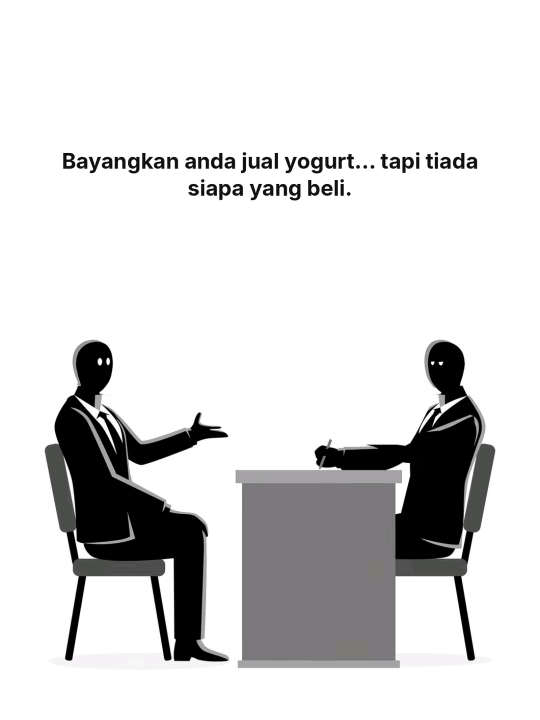
#> input picture yogurt-carousel-bm/slide_1.png, 1080 x 1440 px, given in place of 9.png, which was not available (shown at 1/2 size)
$ python gen2.py ..
#> lines starting #> are read from the running program, lines starting #| are printed output that depends on the picture; after the words box and inside, x2 and y2 are one past the last pixel; in counts of white or black regions, pixels touching at a corner belong together
#> further down, im is the input picture: PIL image 1080x1440 RGB; mean R, G, B 217.4, 217.2, 217.4
import sys
from PIL import Image, ImageDraw, ImageFont, ImageFilter
import numpy as np
S = sys.argv[1]
B = '/usr/share/fonts/opentype/inter/Inter-Bold.otf'
SB = '/usr/share/fonts/opentype/inter/Inter-SemiBold.otf'
MD = '/usr/share/fonts/opentype/inter/Inter-Medium.otf'

def med(a, box):
    x0, y0, x1, y1 = box
    return tuple(int(v) for v in np.median(a[y0:y1, x0:x1].reshape(-1, 3), axis=0))

def ctext(d, cx, cy, s, font, fill):
    w = d.textlength(s, font=font); bb = font.getbbox(s)
    d.text((cx - w / 2, cy - (bb[1] + bb[3]) / 2), s, font=font, fill=fill)

# [21 lines left out: functions offers, price, not called in this run]

# slide: (blank_until, title, size, extra)
SL = {
 9: (340, "Itulah framing effect. Orang beli cara ia disampaikan.", 44, None),
 10: (430, "Apa lagi?", 60, None),
 11: (330, "Beg dan jam tangan RM49. Atau beg RM49, jam tangan PERCUMA?", 44, offers),
 12: (430, "Jam percuma la. Mestilah.", 48, None),
 13: (430, "Harga sama. Barang sama.", 48, None),
 14: (430, "Tapi 'percuma' rasa lebih untung.", 46, None),
 15: (430, "Itulah bundle pricing.", 48, None),
 16: (430, "Dan yang terakhir?", 52, None),
 17: (330, "Butang tulis 'beli sekarang'. Anda terus beli?", 44, lambda im: price(im, False)),
 18: (430, "Tak. Nanti-nanti la beli.", 48, None),
 19: (330, "Sekarang tulis 'tinggal 3 lagi'.", 48, lambda im: price(im, True)),
 20: (430, "…saya beli sekarang juga.", 48, None),
 21: (430, "Kenapa?", 60, None),
 22: (430, "Sebab takut terlepas.", 48, None),
 23: (340, "Scarcity. Takut terlepas (FOMO) buat orang cepat bertindak.", 44, None),
 24: (340, "Jadi produk tak pernah berubah. Cuma cara saya sampaikan.", 44, None),
 25: (480, "Follow untuk lagi!", 56, None),
}
TEXTY = {11: 215, 17: 215, 19: 215, 25: 350}

# [7 lines left out: function wrap, not called in this run]

def layer(im, i):
#> called with i = 9
    L = im.convert('L')
    m = L.point(lambda v: 255 if v > 212 else 0)
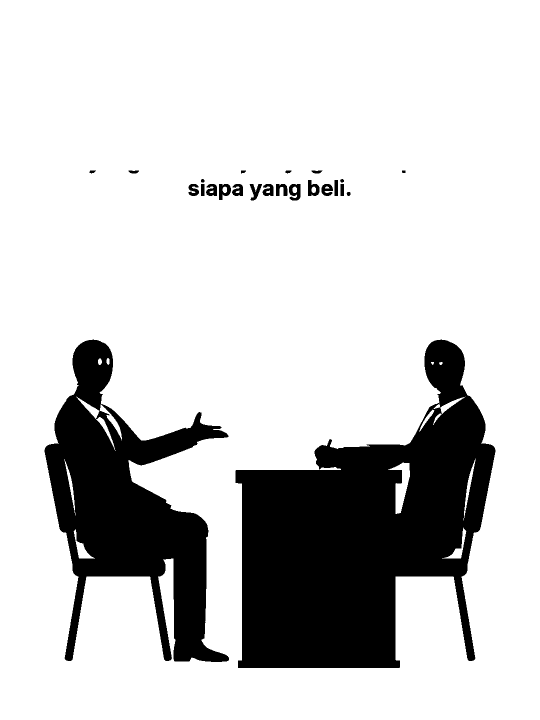
#> m: PIL image 1080x1440 L (shown at 1/2 size); 80.7% white; 24 black regions, largest, box (x1, y1, x2, y2) and area: (471, 679, 991, 1336) 192634, (89, 679, 458, 1324) 101565, (578, 368, 601, 401) 533
    seeds = [(0, 0), (1099, 0), (0, 1463), (1099, 1463), (550, 5), (5, 700), (1094, 700)]
    for seed in seeds:
        if m.getpixel(seed) == 255: ImageDraw.floodfill(m, seed, 128)
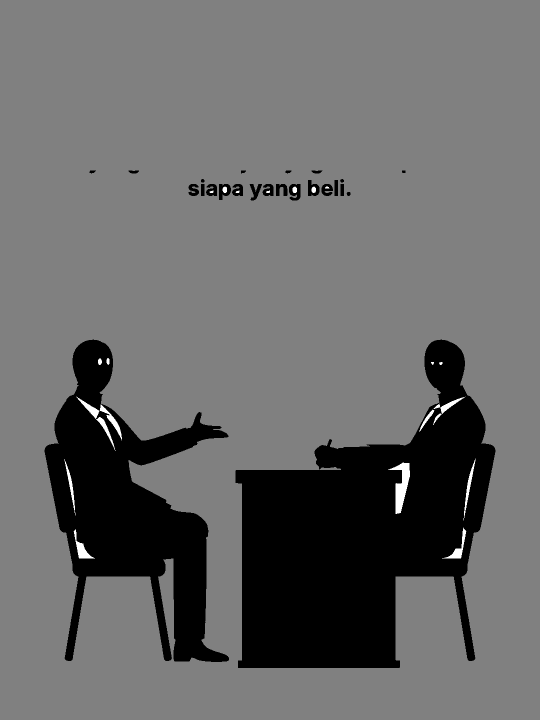
#> m: PIL image 1080x1440 L (shown at 1/2 size); min 0, max 255, mean 103.9
    if i not in (11, 17, 19, 25):
        for (x0, x1, y0, y1) in [(760, 830, 1150, 1460), (225, 270, 1100, 1460)]:
            for y in range(y0, y1, 6):
                for x in range(x0, x1):
                    if m.getpixel((x, y)) == 255: ImageDraw.floodfill(m, (x, y), 128)
    arr = np.array(m)
    return arr

# [30 lines left out: functions to_rgba, pockets, not called in this run]

for i, (blank, title, size, extra) in SL.items():
    im = Image.open(f'{S}/crop2/{i}.png').convert('RGB')
    d = ImageDraw.Draw(im)
    d.rectangle((0, 0, 1100, blank), fill='white')
    d.line((1098, 0, 1098, 1464), fill='white', width=6)
    if extra: extra(im)
    # video layer
#> (the run stopped early here; a loop or call above may not have finished)

$ run again, on yogurt-carousel-bm/slide_11.png
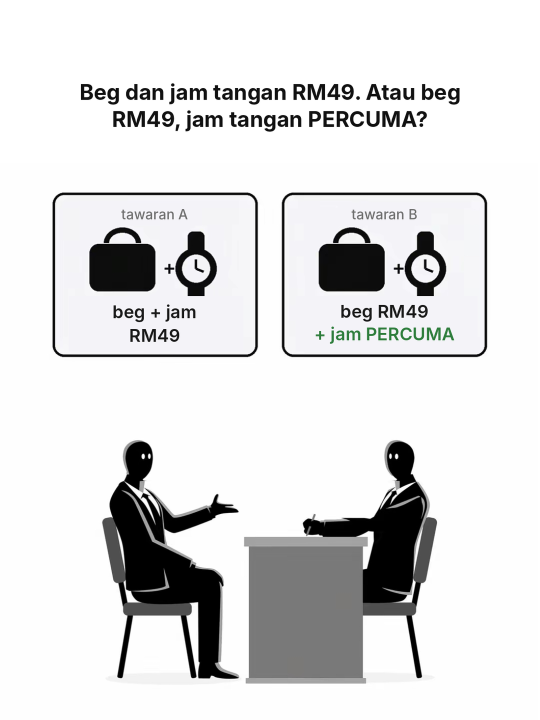
#> input picture yogurt-carousel-bm/slide_11.png, 1080 x 1440 px, given in place of 9.png, which was not available (shown at 1/2 size)
#> im is the input picture: PIL image 1080x1440 RGB; mean R, G, B 221.5, 221.6, 222
#> in layer, `m = L.point(lambda v: 255 if v > 212 else 0)`:
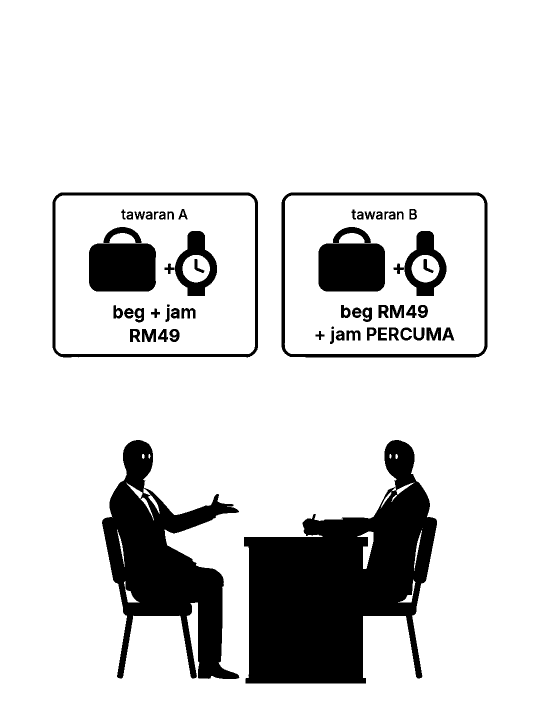
#> m: PIL image 1080x1440 L (shown at 1/2 size); 85.3% white; 61 black regions, largest, box (x1, y1, x2, y2) and area: (488, 880, 874, 1367) 106321, (204, 880, 479, 1358) 56447, (178, 487, 312, 583) 12478
#> after the loop in layer, `for seed in seeds:`:
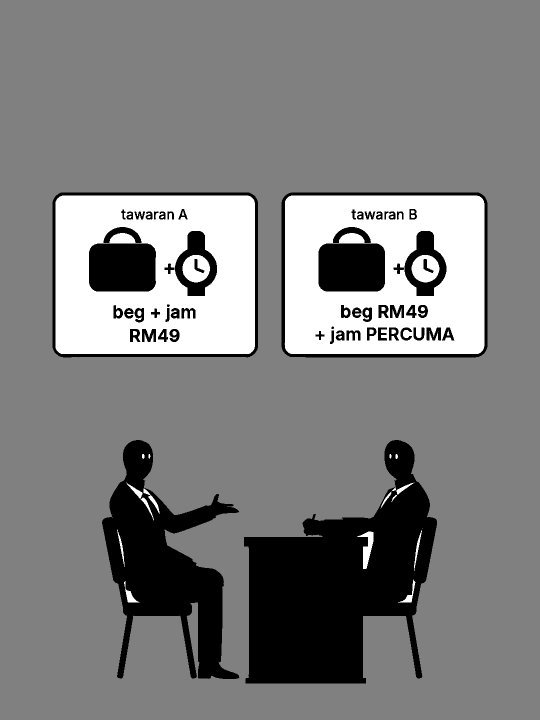
#> m: PIL image 1080x1440 L (shown at 1/2 size); min 0, max 255, mean 126.1

$ run again, on yogurt-carousel-bm/slide_12.png
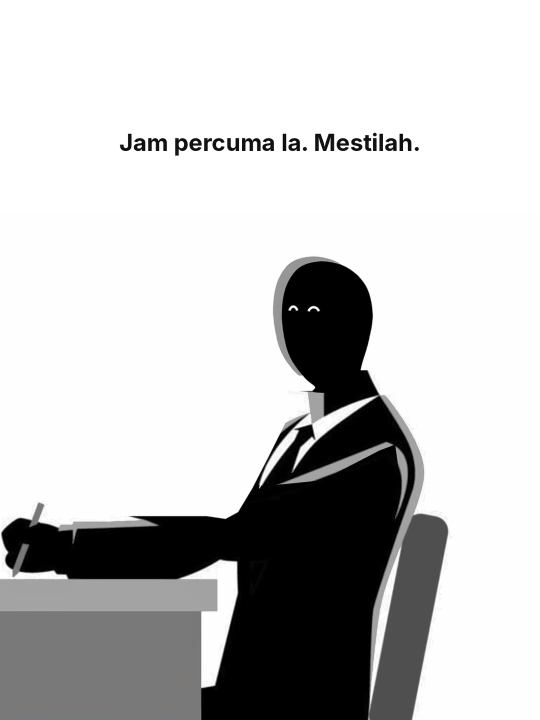
#> input picture yogurt-carousel-bm/slide_12.png, 1080 x 1440 px, given in place of 9.png, which was not available (shown at 1/2 size)
#> im is the input picture: PIL image 1080x1440 RGB; mean R, G, B 195.5, 195.5, 195.5
#> in layer, `m = L.point(lambda v: 255 if v > 212 else 0)`:
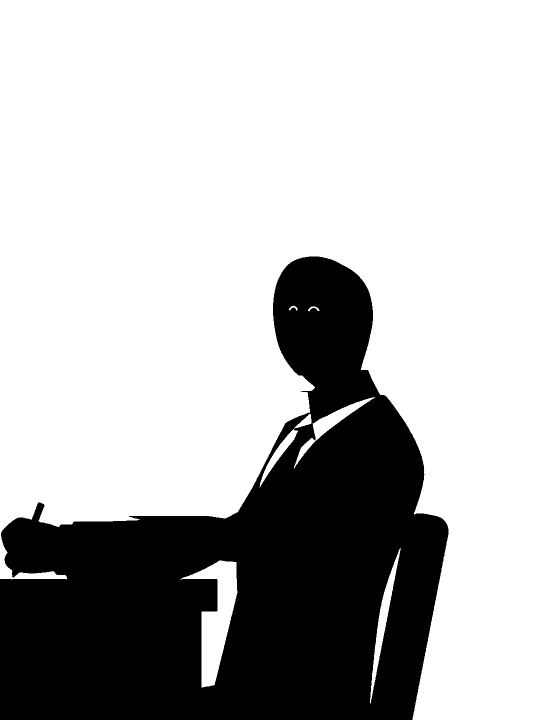
#> m: PIL image 1080x1440 L (shown at 1/2 size); 71.7% white; 1 black region, box (x1, y1, x2, y2) and area: (0, 513, 897, 1440) 440813
#> after the loop in layer, `for seed in seeds:`:
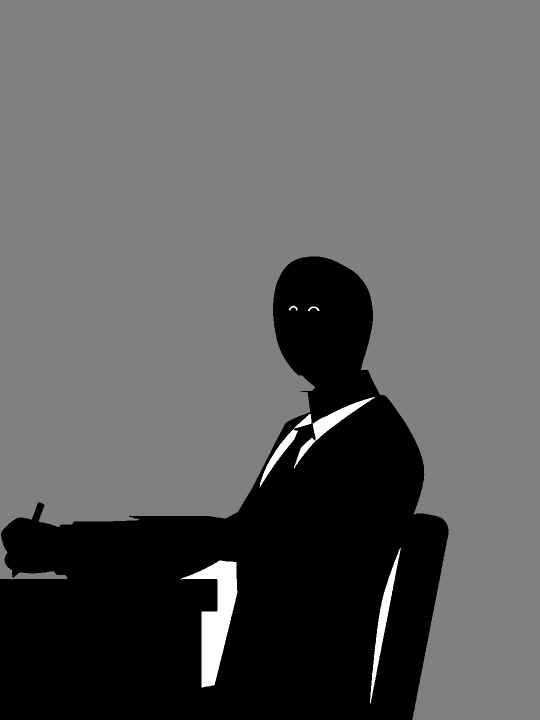
#> m: PIL image 1080x1440 L (shown at 1/2 size); min 0, max 255, mean 93.4

$ run again, on yogurt-carousel-bm/slide_13.png
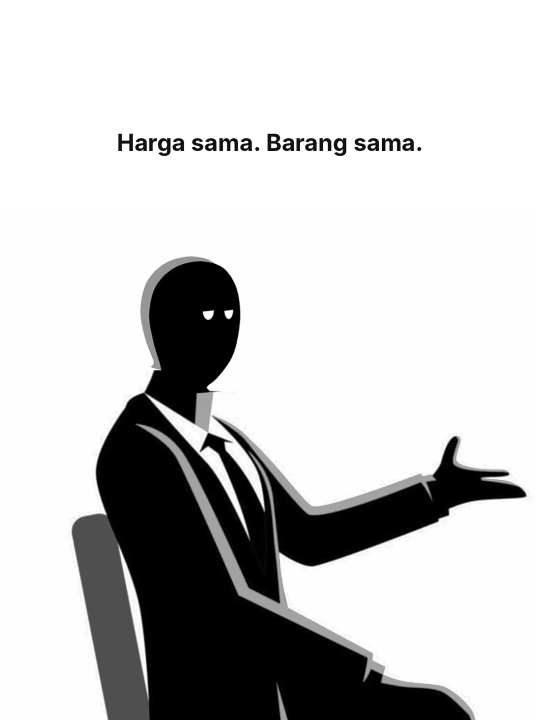
#> input picture yogurt-carousel-bm/slide_13.png, 1080 x 1440 px, given in place of 9.png, which was not available (shown at 1/2 size)
#> im is the input picture: PIL image 1080x1440 RGB; min 0, max 255, mean 200.3
#> in layer, `m = L.point(lambda v: 255 if v > 212 else 0)`:
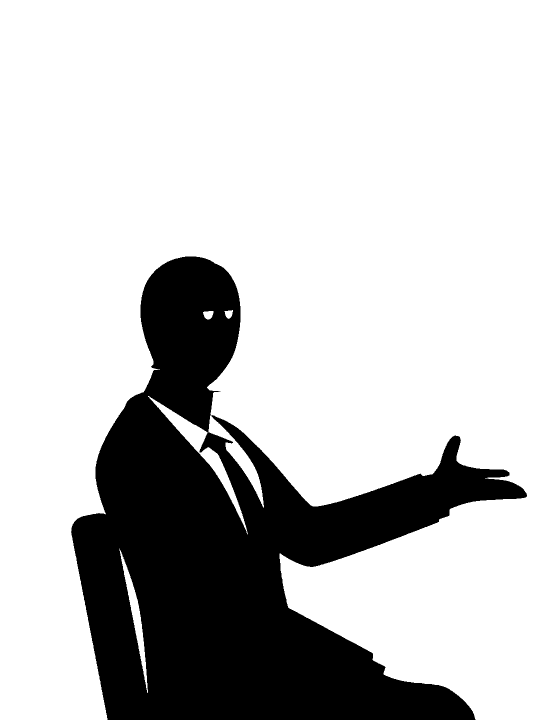
#> m: PIL image 1080x1440 L (shown at 1/2 size); 76.8% white; 1 black region, box (x1, y1, x2, y2) and area: (142, 513, 1054, 1440) 360550
#> after the loop in layer, `for seed in seeds:`:
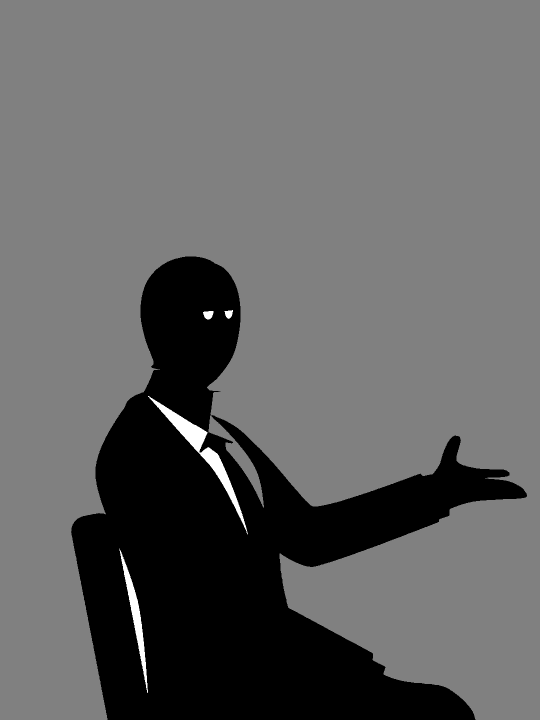
#> m: PIL image 1080x1440 L (shown at 1/2 size); min 0, max 255, mean 99.1
